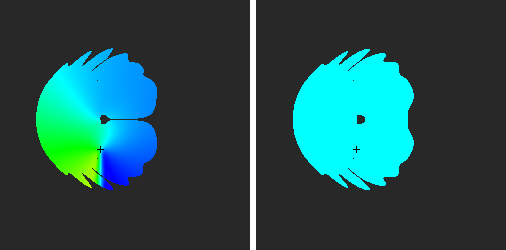

This chart was generated by the following Python code:
# Review LB1-p02-ux, Part A, script a3b: where the drag's gauge factor next to an Aharonov-Bohm tube is discontinuous.
# The factor exp(i q [Lambda_{c+s}(r) - Lambda_c(r - s)]) uses straight-line integrals of A from the wave's mean
# position; when a straight segment crosses the tube, Lambda jumps by the flux. For a wave that has gone round the tube
# the moved wave gets a phase cut where it has amplitude. Measured: the probability on grid links whose phase step
# exceeds 1 rad (the wave's own phase gradient is ~k d = 0.4 rad), the spectrum in the outer third of the band, before
# and after the move; flux 0 as the control. Run as a1 (PYTHONPATH=/lf/lfphys); writes a3b_ab_cut.png.
import math
import numpy as np
from lfphys.core.quantum import scene as Q
import struct
import zlib


def png(path, rgb):
    """a minimal PNG writer (no PIL/matplotlib in the image): rgb uint8 (h, w, 3)"""
    h, w, _ = rgb.shape
    raw = b"".join(b"\x00" + rgb[i].tobytes() for i in range(h))
    def chunk(t, d):
        return struct.pack(">I", len(d)) + t + d + struct.pack(">I", zlib.crc32(t + d) & 0xffffffff)
    with open(path, "wb") as f:
        f.write(b"\x89PNG\r\n\x1a\n" + chunk(b"IHDR", struct.pack(">IIBBBBB", w, h, 8, 2, 0, 0, 0))
                + chunk(b"IDAT", zlib.compress(raw, 9)) + chunk(b"IEND", b""))


def phase_rgb(ph):
    """phase in [-pi, pi] as a hue wheel; NaN grey"""
    hgt = (ph + math.pi) / (2 * math.pi) * 6.0
    i = np.floor(np.nan_to_num(hgt)).astype(int) % 6
    f = np.nan_to_num(hgt) - np.floor(np.nan_to_num(hgt))
    q, t = 1 - f, f
    r = np.choose(i, [1, q, 0, 0, t, 1]); g = np.choose(i, [t, 1, 1, q, 0, 0]); b = np.choose(i, [0, 0, t, 1, 1, q])
    out = (np.stack([r, g, b], -1) * 255).astype(np.uint8)
    out[np.isnan(ph)] = 40
    return out

el = Q.species("electron")


def jumps(psi, thr=1.0):
    rho = np.abs(psi) ** 2
    out = 0.0
    for a in (0, 1):
        ph = np.angle(np.roll(psi, -1, axis=a) * np.conj(psi))
        out += float(np.sum(rho * (np.abs(ph) > thr)) / rho.sum())
    return out


def outer(psi):
    F = np.abs(np.fft.fft2(psi)) ** 2
    n = psi.shape[0]
    m = np.abs(np.rint(np.fft.fftfreq(n) * n))
    M = np.maximum(m[:, None], m[None, :])
    return float(F[M > n / 3].sum() / F.sum())


panels = []
for j, flux in enumerate((0.5, 0.0)):
    s = Q.Scene((384, 384), 0.2, dt=0.01, edges=Q.EdgeLayers(5.0, 4.0), device="cpu")
    s.add(Q.FluxTube([0.0, 0.0], 2 * math.pi * flux, 0.5))
    s.add(Q.Ball([0.0, 0.0], 1.6, 5.0, 1.0))
    pid = s.add_particle(Q.Packet(el, [-8.0, 0.0], [2.0, 0.0], [2.0, 3.0]))
    s.advance(500)
    w0 = s.wave(pid)
    j0, o0 = jumps(w0), outer(w0)
    s.move_particle(pid, [0.0, 6.0])
    w1 = s.wave(pid)
    j1, o1 = jumps(w1), outer(w1)
    print(f"flux {flux} h/e: probability on links with a phase step > 1 rad: {j0:.2e} -> {j1:.2e}; spectrum in the outer "
          f"third of the band: {o0:.2e} -> {o1:.2e}")
    g = s.grid
    ext = [g.axes[1][0], g.axes[1][-1], g.axes[0][0], g.axes[0][-1]]
    # the phase relative to the unmoved wave shifted by the same amount (shows only the gauge factor's pattern)
    from lfphys.core.quantum import schrodinger_nd as S
    ref = S.translate(w0, g, [0.0, 6.0])
    rel = np.angle(w1 * np.conj(ref))
    rel[np.abs(ref) ** 2 < 1e-4 * np.max(np.abs(ref) ** 2)] = np.nan
    ix = (g.axes[0] >= -20) & (g.axes[0] < 30)
    iy = (g.axes[1] >= -20) & (g.axes[1] < 30)
    sub = rel[np.ix_(ix, iy)].T[::-1]  # y up
    img = phase_rgb(sub)
    c0 = (int(np.argmin(np.abs(g.axes[0][ix]))), sub.shape[0] - 1 - int(np.argmin(np.abs(g.axes[1][iy]))))
    img[c0[1] - 3:c0[1] + 4, c0[0]] = 0
    img[c0[1], c0[0] - 3:c0[0] + 4] = 0
    panels.append(img)
    panels.append(np.full((img.shape[0], 6, 3), 255, np.uint8))
png("/out/a3b_ab_cut.png", np.concatenate(panels[:-1], axis=1))
print("a3b_ab_cut.png: left flux 0.5 h/e, right flux 0; window x, y in [-20, 30) nm; phase of the moved wave relative to the "
      "plain translation (hue wheel; grey where |psi|^2 < 1e-4 of its peak); black cross: the tube (origin)")
